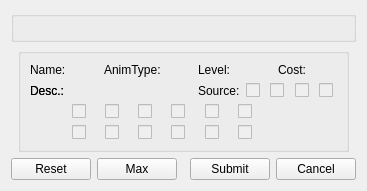
<?xml version="1.0" encoding="UTF-8"?>
<ui version="4.0">
 <class>SkillDetailsWidget</class>
 <widget class="QWidget">
  <layout class="QVBoxLayout">
   <item>
    <widget class="QGroupBox">
     <layout class="QGridLayout" name="heroSkillGridLayout"/>
    </widget>
   </item>
   <item>
     <layout class="QHBoxLayout">
      <item>
       <spacer>
        <property name="orientation">
         <enum>Qt::Horizontal</enum>
        </property>
       </spacer>
      </item>
      <item>
       <widget class="QGroupBox" name="skillPropertiesBox">
        <layout class="QGridLayout">
         <item row="0" column="0">
          <widget class="QLabel">
           <property name="minimumWidth">
            <number>48</number>
           </property>
           <property name="text">
            <string>Name:</string>
           </property>
          </widget>
         </item>
         <item row="0" column="1">
          <widget class="QLabel" name="skillName"/>
         </item>
         <item row="0" column="2">
          <widget class="QLabel">
           <property name="minimumWidth">
            <number>48</number>
           </property>
           <property name="text">
            <string>AnimType:</string>
           </property>
          </widget>
         </item>
         <item row="0" column="3">
          <widget class="QLabel" name="skillAnimType"/>
         </item>
         <item row="0" column="4">
          <widget class="QLabel">
           <property name="minimumWidth">
            <number>48</number>
           </property>
           <property name="text">
            <string>Level:</string>
           </property>
          </widget>
         </item>
         <item row="0" column="5">
          <widget class="QLabel" name="skillLevel"/>
         </item>
         <item row="0" column="6">
          <widget class="QLabel">
           <property name="minimumWidth">
            <number>48</number>
           </property>
           <property name="text">
            <string>Cost:</string>
           </property>
          </widget>
         </item>
         <item row="0" column="7">
          <widget class="QLabel" name="skillManaCost"/>
         </item>
         <item row="1" column="0">
          <widget class="QLabel">
           <property name="minimumWidth">
            <number>48</number>
           </property>
           <property name="text">
            <string>Desc.:</string>
           </property>
          </widget>
         </item>
         <item row="1" column="1" colspan="3">
          <widget class="QLabel" name="skillDesc"/>
         </item>
         <item row="1" column="4">
          <widget class="QLabel">
           <property name="minimumWidth">
            <number>48</number>
           </property>
           <property name="text">
            <string>Source:</string>
           </property>
          </widget>
         </item>
         <item row="1" column="5" colspan="3">
          <layout class="QHBoxLayout">
           <item>
            <widget class="QCheckBox" name="sourceAbilityCheckBox">
             <property name="enabled">
              <bool>false</bool>
             </property>
             <property name="toolTip">
              <string>From ability</string>
             </property>
            </widget>
           </item>
           <item>
            <widget class="QCheckBox" name="sourceMemCheckBox">
             <property name="enabled">
              <bool>false</bool>
             </property>
             <property name="toolTip">
              <string>From memory</string>
             </property>
            </widget>
           </item>
           <item>
            <widget class="QCheckBox" name="sourceInvCheckBox">
             <property name="enabled">
              <bool>false</bool>
             </property>
             <property name="toolTip">
              <string>From inventory (scroll / rune)</string>
             </property>
            </widget>
           </item>
           <item>
            <widget class="QCheckBox" name="sourceItemCheckBox">
             <property name="enabled">
              <bool>false</bool>
             </property>
             <property name="toolTip">
              <string>From equipment</string>
             </property>
            </widget>
           </item>
          </layout>
         </item>
         <item row="1" column="0">
          <widget class="QLabel">
           <property name="minimumWidth">
            <number>48</number>
           </property>
           <property name="text">
            <string>Desc.:</string>
           </property>
          </widget>
         </item>
         <item row="2" column="1" colspan="5">
          <layout class="QHBoxLayout">
           <item>
            <widget class="QCheckBox" name="misBaseAreaCheckBox">
             <property name="enabled">
              <bool>false</bool>
             </property>
             <property name="toolTip">
              <string>Area damage (alternative hit chance calculation)</string>
             </property>
            </widget>
           </item>
           <item>
            <widget class="QCheckBox" name="misBaseNoBlockCheckBox">
             <property name="enabled">
              <bool>false</bool>
             </property>
             <property name="toolTip">
              <string>can not be blocked</string>
             </property>
            </widget>
           </item>
           <item>
            <widget class="QCheckBox" name="misBaseDotCheckBox">
             <property name="enabled">
              <bool>false</bool>
             </property>
             <property name="toolTip">
              <string>Damage Over Time (Get-Hit is ineffective)</string>
             </property>
            </widget>
           </item>
           <item>
            <widget class="QCheckBox" name="misBaseLeadCheckBox">
             <property name="enabled">
              <bool>false</bool>
             </property>
             <property name="toolTip">
              <string>Leads monsters to the player</string>
             </property>
            </widget>
           </item>
           <item>
            <widget class="QCheckBox" name="misBaseShroudCheckBox">
             <property name="enabled">
              <bool>false</bool>
             </property>
             <property name="toolTip">
              <string>Interacts with Shroud</string>
             </property>
            </widget>
           </item>
           <item>
            <widget class="QCheckBox" name="misBaseArrowCheckBox">
             <property name="enabled">
              <bool>false</bool>
             </property>
             <property name="toolTip">
              <string>Arrow Missile</string>
             </property>
            </widget>
           </item>
           <item>
            <spacer>
             <property name="orientation">
              <enum>Qt::Horizontal</enum>
             </property>
            </spacer>
           </item>
          </layout>
         </item>
         <item row="3" column="1" colspan="5">
          <layout class="QHBoxLayout">
           <item>
            <widget class="QCheckBox" name="misAreaCheckBox">
             <property name="enabled">
              <bool>false</bool>
             </property>
             <property name="toolTip">
              <string>Area damage (alternative hit chance calculation)</string>
             </property>
            </widget>
           </item>
           <item>
            <widget class="QCheckBox" name="misNoBlockCheckBox">
             <property name="enabled">
              <bool>false</bool>
             </property>
             <property name="toolTip">
              <string>can not be blocked</string>
             </property>
            </widget>
           </item>
           <item>
            <widget class="QCheckBox" name="misDotCheckBox">
             <property name="enabled">
              <bool>false</bool>
             </property>
             <property name="toolTip">
              <string>Damage Over Time (Get-Hit is ineffective)</string>
             </property>
            </widget>
           </item>
           <item>
            <widget class="QCheckBox" name="misLeadCheckBox">
             <property name="enabled">
              <bool>false</bool>
             </property>
             <property name="toolTip">
              <string>Leads monsters to the player</string>
             </property>
            </widget>
           </item>
           <item>
            <widget class="QCheckBox" name="misShroudCheckBox">
             <property name="enabled">
              <bool>false</bool>
             </property>
             <property name="toolTip">
              <string>Interacts with Shroud</string>
             </property>
            </widget>
           </item>
           <item>
            <widget class="QCheckBox" name="misArrowCheckBox">
             <property name="enabled">
              <bool>false</bool>
             </property>
             <property name="toolTip">
              <string>Arrow Missile</string>
             </property>
            </widget>
           </item>
           <item>
            <spacer>
             <property name="orientation">
              <enum>Qt::Horizontal</enum>
             </property>
            </spacer>
           </item>
          </layout>
         </item>
        </layout>
       </widget>
      </item>
      <item>
       <spacer>
        <property name="orientation">
         <enum>Qt::Horizontal</enum>
        </property>
       </spacer>
      </item>
     </layout>
   </item>
   <item>
    <layout class="QHBoxLayout">
     <item>
      <widget class="QPushButton" name="resetButton">
       <property name="toolTip">
        <string>Set skills to zero</string>
       </property>
       <property name="text">
        <string>Reset</string>
       </property>
      </widget>
     </item>
     <item>
      <widget class="QPushButton" name="maxButton">
       <property name="toolTip">
        <string>Set skills to maximum</string>
       </property>
       <property name="text">
        <string>Max</string>
       </property>
      </widget>
     </item>
     <item>
      <spacer>
       <property name="orientation">
        <enum>Qt::Horizontal</enum>
       </property>
      </spacer>
     </item>
     <item>
      <widget class="QPushButton" name="submitButton">
       <property name="text">
        <string>Submit</string>
       </property>
      </widget>
     </item>
     <item>
      <widget class="QPushButton" name="cancelButton">
       <property name="text">
        <string>Cancel</string>
       </property>
      </widget>
     </item>
    </layout>
   </item>
  </layout>
 </widget>
 <resources/>
 <connections/>
</ui>
